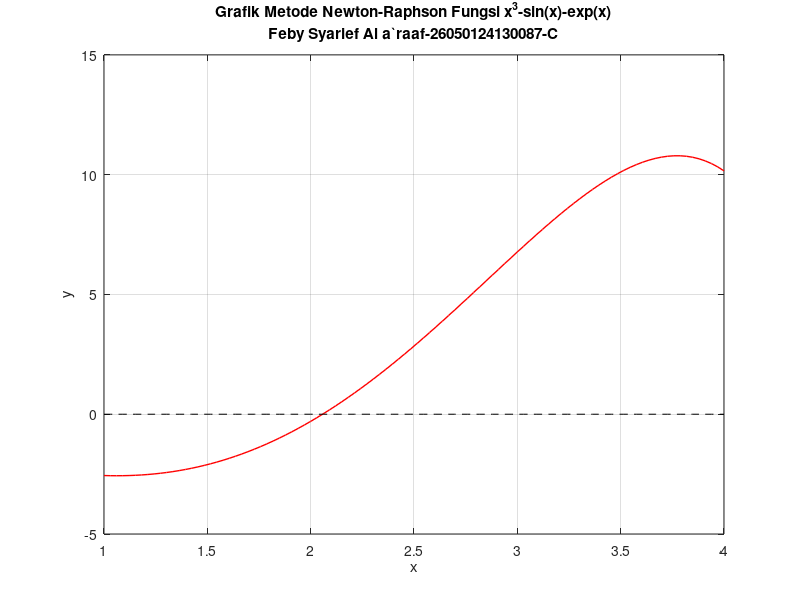

Here is the MATLAB script that generated this plot: (Note: this script raises an error after producing the figure.)
figure
x = linspace(1,4,100);
fx = x.^3 - sin(x) - exp(x);
plot(x,fx,'r','LineWidth', 1)
hold on
plot(x,zeros(size(x)),'k--')
grid on
xlabel('x')
ylabel('y')
title({'Grafik Metode Newton-Raphson Fungsi x^3-sin(x)-exp(x)';'Feby Syarief Al a`raaf-26050124130087-C'})

iterasi = 0;

xn = 1; % Nilai awal
Ea_max = 10e-4; % Batas toleransi
maks_iterasi = 100; % Batas iterasi maksimum

fprintf('\n%-10s %-12s %-12s %-12s %-12s\n', ...
    'Iterasi', 'Xn', 'f(Xn)', 'f''(Xn)', 'Error');
fprintf('%-10s %-12s %-12s %-12s %-12s\n', ...
    '---------', '----------', '----------', '----------', '----------');

while iterasi < maks_iterasi
    iterasi = iterasi + 1;
    
    % Hitung fungsi dan turunannya
    [fxn, fprime_xn] = newton_raphson(xn);
    
    % Rumus Newton-Raphson: Xn+1 = Xn - f(Xn)/f'(Xn)
    xn1 = xn - (fxn / fprime_xn);
    
    % Hitung fungsi di titik baru
    fxn1 = newton_fungsi(xn1);
    
    % Hitung error (selisih antara iterasi)
    if iterasi > 1
        error = abs(xn1 - xn);
    else
        error = NaN;
    end
    
    fprintf('%-10d %-12.6f %-12.6f %-12.6f %-12.6f\n', ...
        iterasi, xn, fxn, fprime_xn, error);

    % Cek kriteria konvergensi
    if iterasi > 1 && error <= Ea_max
        akar = xn1;
        fprintf('\nKonvergensi tercapai!\n');
        fprintf('Jumlah iterasi = %i \n', iterasi);
        fprintf('Nilai f(xn+1) = %.6f \n', fxn1);
        fprintf('Error = %.6f \n', error);
        fprintf('Akar persamaan = %.6f \n', akar);
        
        plot(akar, 0, 'bx', 'MarkerSize', 10, 'LineWidth', 2);
        legend('f(x)', 'y=0', 'Akar Persamaan', 'Location', 'best');
        return
    end
    
    % Cek jika f(Xn+1) = 0 (akar eksak)
    if fxn1 == 0
        akar = xn1;
        fprintf('\nAkar eksak ditemukan!\n');
        fprintf('Jumlah iterasi = %i \n', iterasi);
        fprintf('Nilai f(xn+1) = %.6f \n', fxn1);
        fprintf('Akar persamaan = %.6f \n', akar);
        
        plot(akar, 0, 'bx', 'MarkerSize', 10, 'LineWidth', 2);
        legend('f(x)', 'y=0', 'Akar Persamaan', 'Location', 'best');
        return
    end
    
    % Update untuk iterasi berikutnya
    xn = xn1;
end

if iterasi >= maks_iterasi
    fprintf('\nMaksimum iterasi tercapai tanpa konvergensi\n');
    fprintf('Nilai terakhir Xn+1 = %.6f dengan f(Xn+1) = %.6f\n', xn1, fxn1);
    
    plot(xn1, 0, 'bx', 'MarkerSize', 10, 'LineWidth', 2);
    legend('f(x)', 'y=0', 'Pendekatan Akhir', 'Location', 'best');
end

function [fx, fprime] = newton_raphson(x)
    % Fungsi: f(x) = x^3 - sin(x) - exp(x)
    fx = x^3 - sin(x) - exp(x);
    
    % Turunan: f'(x) = 3x^2 - cos(x) - exp(x)
    fprime = 3*x^2 - cos(x) - exp(x);
end

function fx = newton_fungsi(x)
    % Fungsi untuk evaluasi saja
    fx = x^3 - sin(x) - exp(x);
end
